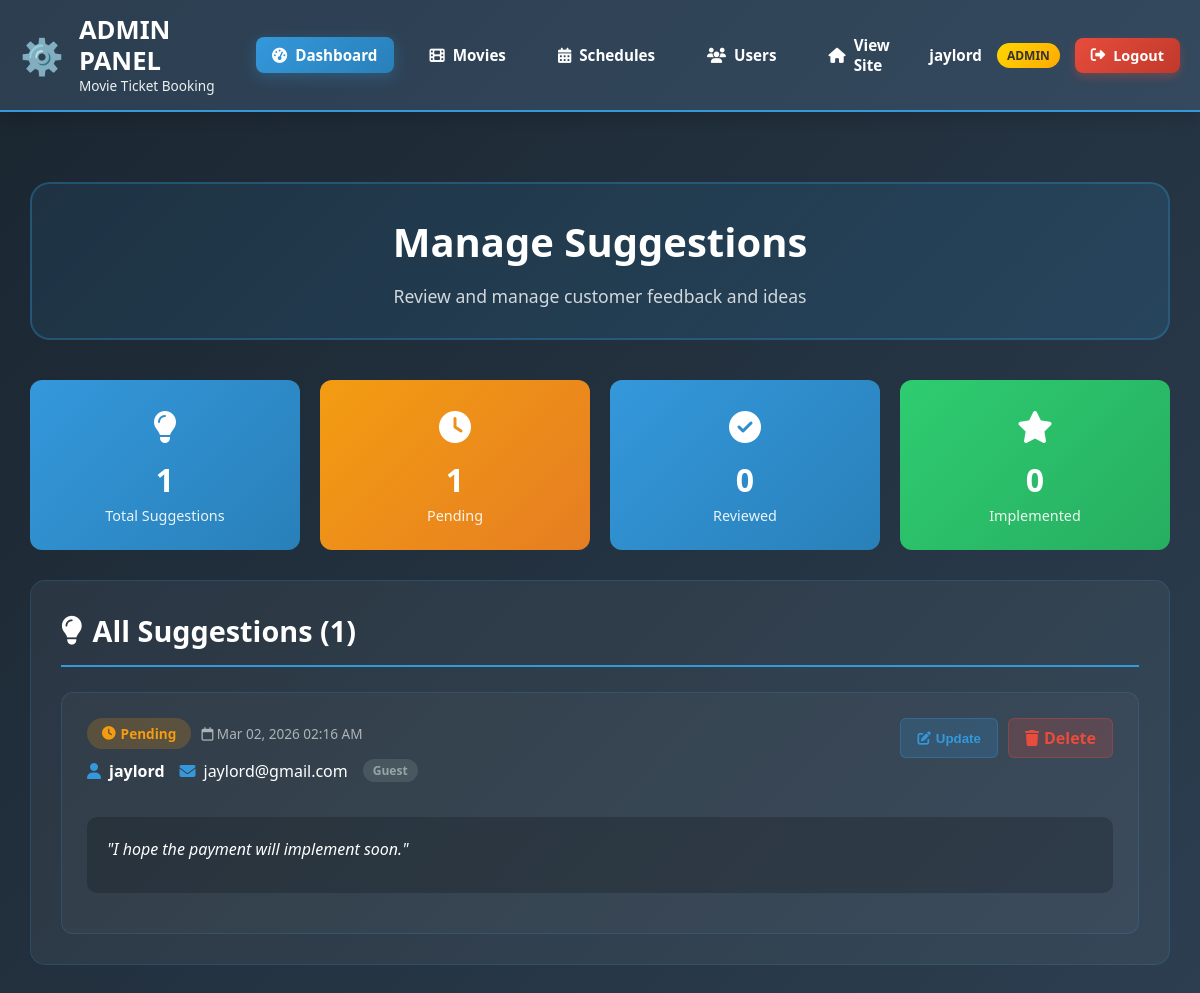
Screenshot of /pages/admin/manage-suggestions.php (signed in) with the database file from the repository.
### tables this page shows
CREATE TABLE `suggestions` (
  `id` int(11) NOT NULL,
  `user_id` int(11) DEFAULT NULL,
  `user_name` varchar(100) DEFAULT NULL,
  `user_email` varchar(100) DEFAULT NULL,
  `suggestion` text NOT NULL,
  `status` enum('Pending','Reviewed','Implemented') DEFAULT 'Pending',
  `admin_notes` text DEFAULT NULL,
  `created_at` timestamp NOT NULL DEFAULT current_timestamp()
);

### pages/admin/manage-suggestions.php (the view, shortened to what this page needs)
<?php
$root_dir = dirname(dirname(__DIR__));
require_once $root_dir . '/partials/admin-header.php';
$conn = new mysqli(DB_HOST, DB_USER, DB_PASS, DB_NAME);
$suggestions_result = $conn->query("
    SELECT s.*, u.u_name as registered_user_name, u.u_email as registered_user_email
    FROM suggestions s
    LEFT JOIN users u ON s.user_id = u.u_id
    ORDER BY
        CASE s.status
            WHEN 'Pending' THEN 1
            WHEN 'Reviewed' THEN 2
            WHEN 'Implemented' THEN 3
            ELSE 4
        END,
        s.created_at DESC
");
$suggestions = [];
if ($suggestions_result) {
    while ($row = $suggestions_result->fetch_assoc()) {
        $suggestions[] = $row;
    }
}
$count_result = $conn->query("
    SELECT
        COUNT(*) as total,
        SUM(CASE WHEN status = 'Pending' THEN 1 ELSE 0 END) as pending,
        SUM(CASE WHEN status = 'Reviewed' THEN 1 ELSE 0 END) as reviewed,
        SUM(CASE WHEN status = 'Implemented' THEN 1 ELSE 0 END) as implemented
    FROM suggestions
");
$counts = $count_result ? $count_result->fetch_assoc() : ['total' => 0, 'pending' => 0, 'reviewed' => 0, 'implemented' => 0];
?>
<div class="admin-content" style="max-width: 1400px; margin: 0 auto; padding: 30px;">
    <div style="text-align: center; margin-bottom: 40px; padding: 30px; background: linear-gradient(135deg, rgba(52, 152, 219, 0.1), rgba(41, 128, 185, 0.2)); border-radius: 20px; border: 2px solid rgba(52, 152, 219, 0.3);">
        <h1 style="color: white; font-size: 2.5rem; margin-bottom: 15px; font-weight: 800;">Manage Suggestions</h1>
        <p style="color: rgba(255, 255, 255, 0.8); font-size: 1.1rem;">Review and manage customer feedback and ideas</p>
    </div>
    <div style="display: grid; grid-template-columns: repeat(auto-fit, minmax(200px, 1fr)); gap: 20px; margin-bottom: 30px;">
        <div style="background: linear-gradient(135deg, #3498db 0%, #2980b9 100%); padding: 25px; border-radius: 12px; text-align: center;">
            <div style="font-size: 2rem; color: white; margin-bottom: 10px;">
                <i class="fas fa-lightbulb"></i>
            </div>
            <div style="font-size: 2rem; font-weight: 800; color: white; margin-bottom: 5px;">
                <?php echo $counts['total']; ?>
            </div>
            <div style="color: rgba(255,255,255,0.9); font-size: 0.9rem;">Total Suggestions</div>
        </div>
        <div style="background: linear-gradient(135deg, #f39c12 0%, #e67e22 100%); padding: 25px; border-radius: 12px; text-align: center;">
            <div style="font-size: 2rem; color: white; margin-bottom: 10px;">
                <i class="fas fa-clock"></i>
            </div>
            <div style="font-size: 2rem; font-weight: 800; color: white; margin-bottom: 5px;">
                <?php echo $counts['pending']; ?>
            </div>
            <div style="color: rgba(255,255,255,0.9); font-size: 0.9rem;">Pending</div>
        </div>
        <div style="background: linear-gradient(135deg, #3498db 0%, #2980b9 100%); padding: 25px; border-radius: 12px; text-align: center;">
            <div style="font-size: 2rem; color: white; margin-bottom: 10px;">
                <i class="fas fa-check-circle"></i>
            </div>
            <div style="font-size: 2rem; font-weight: 800; color: white; margin-bottom: 5px;">
                <?php echo $counts['reviewed']; ?>
            </div>
            <div style="color: rgba(255,255,255,0.9); font-size: 0.9rem;">Reviewed</div>
        </div>
        <div style="background: linear-gradient(135deg, #2ecc71 0%, #27ae60 100%); padding: 25px; border-radius: 12px; text-align: center;">
            <div style="font-size: 2rem; color: white; margin-bottom: 10px;">
                <i class="fas fa-star"></i>
            </div>
            <div style="font-size: 2rem; font-weight: 800; color: white; margin-bottom: 5px;">
                <?php echo $counts['implemented']; ?>
            </div>
            <div style="color: rgba(255,255,255,0.9); font-size: 0.9rem;">Implemented</div>
        </div>
    </div>
    <div style="background: rgba(255, 255, 255, 0.05); border-radius: 15px; padding: 30px; border: 1px solid rgba(52, 152, 219, 0.2);">
        <h2 style="color: white; font-size: 1.8rem; margin-bottom: 25px; padding-bottom: 15px; border-bottom: 2px solid #3498db; display: flex; align-items: center; gap: 10px;">
            <i class="fas fa-lightbulb"></i> All Suggestions (<?php echo count($suggestions); ?>)
        </h2>
        <?php if (empty($suggestions)): ?>
        <div style="text-align: center; padding: 50px; color: rgba(255, 255, 255, 0.6);">
            <i class="fas fa-lightbulb fa-3x" style="margin-bottom: 20px; opacity: 0.5;"></i>
            <p style="font-size: 1.1rem;">No suggestions found.</p>
        </div>
        <?php else: ?>
        <div style="display: flex; flex-direction: column; gap: 20px;">
            <?php foreach ($suggestions as $suggestion):
                $status_color = '';
                $status_bg = '';
                switch($suggestion['status']) {
                    case 'Pending':
                        $status_color = '#f39c12';
                        $status_bg = 'rgba(243, 156, 18, 0.2)';
                        break;
                }
            ?>
            <div style="background: rgba(255, 255, 255, 0.03); border-radius: 12px; padding: 25px; border: 1px solid rgba(52, 152, 219, 0.2);">
                <div style="display: flex; justify-content: space-between; align-items: flex-start; margin-bottom: 20px; flex-wrap: wrap; gap: 15px;">
                    <div>
                        <div style="display: flex; align-items: center; gap: 10px; margin-bottom: 10px; flex-wrap: wrap;">
                            <span style="background: <?php echo $status_bg; ?>; color: <?php echo $status_color; ?>; padding: 6px 15px; border-radius: 20px; font-size: 0.85rem; font-weight: 600; display: inline-flex; align-items: center; gap: 5px;">
                                <i class="fas <?php echo $suggestion['status'] == 'Pending' ? 'fa-clock' : ($suggestion['status'] == 'Reviewed' ? 'fa-check-circle' : 'fa-star'); ?>"></i>
                                <?php echo $suggestion['status']; ?>
                            </span>
                            <span style="color: rgba(255,255,255,0.6); font-size: 0.85rem;">
                                <i class="far fa-calendar"></i> <?php echo date('M d, Y h:i A', strtotime($suggestion['created_at'])); ?>
                            </span>
                        </div>
                        <div style="display: flex; align-items: center; gap: 15px; margin-bottom: 15px; flex-wrap: wrap;">
                            <div style="display: flex; align-items: center; gap: 8px;">
                                <i class="fas fa-user" style="color: #3498db;"></i>
                                <span style="color: white; font-weight: 600;">
                                    <?php
                                    if ($suggestion['user_id']) {
                                        echo htmlspecialchars($suggestion['registered_user_name'] ?? 'Unknown');
                                    } else {
                                        echo htmlspecialchars($suggestion['user_name'] ?? 'Guest');
                                    }
                                    ?>
                                </span>
                            </div>
                            <?php if ($suggestion['user_email'] || $suggestion['registered_user_email']): ?>
                            <div style="display: flex; align-items: center; gap: 8px;">
                                <i class="fas fa-envelope" style="color: #3498db;"></i>
                                <span style="color: var(--pale-red);">
                                    <?php echo htmlspecialchars($suggestion['registered_user_email'] ?? $suggestion['user_email']); ?>
                                </span>
                            </div>
                            <?php endif; ?>
                            <?php if ($suggestion['user_id']): ?>
                            <span style="background: rgba(52, 152, 219, 0.2); color: #3498db; padding: 3px 10px; border-radius: 15px; font-size: 0.75rem; font-weight: 600;">
                                Registered User
                            </span>
                            <?php else: ?>
                            <span style="background: rgba(149, 165, 166, 0.2); color: #95a5a6; padding: 3px 10px; border-radius: 15px; font-size: 0.75rem; font-weight: 600;">
                                Guest
                            </span>
                            <?php endif; ?>
                        </div>
                    </div>
                    <div style="display: flex; gap: 10px;">
                        <button onclick="openEditModal(<?php echo $suggestion['id']; ?>, '<?php echo addslashes($suggestion['suggestion']); ?>', '<?php echo $suggestion['status']; ?>', '<?php echo addslashes($suggestion['admin_notes'] ?? ''); ?>')"
                                style="padding: 8px 16px; background: rgba(52, 152, 219, 0.2); color: #3498db; border: 1px solid rgba(52, 152, 219, 0.3); border-radius: 6px; cursor: pointer; font-weight: 600; display: inline-flex; align-items: center; gap: 5px;">
                            <i class="fas fa-edit"></i> Update
                        </button>
                        <a href="?page=admin/manage-suggestions&delete=<?php echo $suggestion['id']; ?>"
                           onclick="return confirm('Are you sure you want to delete this suggestion?')"
                           style="padding: 8px 16px; background: rgba(231, 76, 60, 0.2); color: #e74c3c; border: 1px solid rgba(231, 76, 60, 0.3); border-radius: 6px; text-decoration: none; font-weight: 600; display: inline-flex; align-items: center; gap: 5px;">
                            <i class="fas fa-trash"></i> Delete
                        </a>
                    </div>
                </div>
                <div style="background: rgba(0, 0, 0, 0.2); padding: 20px; border-radius: 10px; margin-bottom: 15px;">
                    <p style="color: white; font-size: 1rem; line-height: 1.6; margin-bottom: 10px; font-style: italic;">
                        "<?php echo nl2br(htmlspecialchars($suggestion['suggestion'])); ?>"
                    </p>
                </div>
            </div>
            <?php endforeach; ?>
        </div>
        <?php endif; ?>
    </div>
</div>
</body>
</html>

### partials/admin-header.php (style rules this page uses)
:root { --admin-primary: #2c3e50; --admin-secondary: #34495e; --admin-accent: #3498db; --admin-success: #2ecc71; --admin-danger: #e74c3c; --admin-warning: #f39c12; --admin-light: #ecf0f1; --admin-dark: #1a252f; }
* { margin: 0; padding: 0; box-sizing: border-box; }
body { font-family: 'Segoe UI', Tahoma, Geneva, Verdana, sans-serif; background: linear-gradient(135deg, var(--admin-dark) 0%, var(--admin-primary) 100%); color: white; min-height: 100vh; }

### pages/admin/manage-suggestions.php (style rules this page uses)
:root { --admin-primary: #2c3e50; --admin-secondary: #34495e; --admin-accent: #3498db; --admin-success: #2ecc71; --admin-danger: #e74c3c; --admin-warning: #f39c12; --admin-light: #ecf0f1; --admin-dark: #1a252f; }

### rows the page displays
suggestions: status "Pending", created_at "Mar 02, 2026 02:16 AM", user_name "jaylord", user_email "jaylord@gmail.com", shows "Guest", suggestion "I hope the payment will implement soon."

### other values shown
$_SESSION['user_name'] "jaylord"
$_SESSION['user_role'] "ADMIN"
$counts['total'] "1"
$counts['pending'] "1"
$counts['reviewed'] "0"
$counts['implemented'] "0"
count($suggestions) "1"
